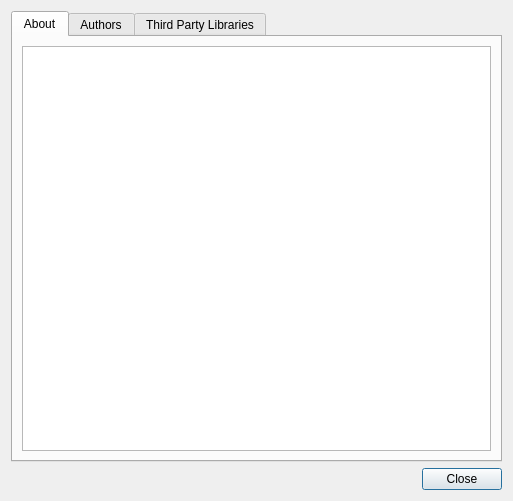
<?xml version="1.0" encoding="UTF-8"?>
<ui version="4.0">
 <class>AboutDialog</class>
 <widget class="QDialog" name="AboutDialog">
  <property name="geometry">
   <rect>
    <x>0</x>
    <y>0</y>
    <width>513</width>
    <height>501</height>
   </rect>
  </property>
  <property name="windowTitle">
   <string>About</string>
  </property>
  <layout class="QVBoxLayout" name="verticalLayout">
   <item>
    <widget class="QTabWidget" name="tabWidget">
     <property name="currentIndex">
      <number>0</number>
     </property>
     <widget class="QWidget" name="tab">
      <attribute name="title">
       <string>About</string>
      </attribute>
      <layout class="QVBoxLayout" name="verticalLayout_2">
       <item>
        <widget class="QTextBrowser" name="about"/>
       </item>
      </layout>
     </widget>
     <widget class="QWidget" name="tab_2">
      <attribute name="title">
       <string>Authors</string>
      </attribute>
      <layout class="QVBoxLayout" name="verticalLayout_3">
       <item>
        <widget class="QTextBrowser" name="authors"/>
       </item>
      </layout>
     </widget>
     <widget class="QWidget" name="tab_3">
      <attribute name="title">
       <string>Third Party Libraries</string>
      </attribute>
      <layout class="QHBoxLayout" name="horizontalLayout">
       <item>
        <widget class="QTextBrowser" name="thirdParty"/>
       </item>
      </layout>
     </widget>
    </widget>
   </item>
   <item>
    <widget class="QDialogButtonBox" name="buttonBox">
     <property name="orientation">
      <enum>Qt::Horizontal</enum>
     </property>
     <property name="standardButtons">
      <set>QDialogButtonBox::Close</set>
     </property>
    </widget>
   </item>
  </layout>
 </widget>
 <resources/>
 <connections>
  <connection>
   <sender>buttonBox</sender>
   <signal>accepted()</signal>
   <receiver>AboutDialog</receiver>
   <slot>accept()</slot>
   <hints>
    <hint type="sourcelabel">
     <x>248</x>
     <y>254</y>
    </hint>
    <hint type="destinationlabel">
     <x>157</x>
     <y>274</y>
    </hint>
   </hints>
  </connection>
  <connection>
   <sender>buttonBox</sender>
   <signal>rejected()</signal>
   <receiver>AboutDialog</receiver>
   <slot>reject()</slot>
   <hints>
    <hint type="sourcelabel">
     <x>316</x>
     <y>260</y>
    </hint>
    <hint type="destinationlabel">
     <x>286</x>
     <y>274</y>
    </hint>
   </hints>
  </connection>
 </connections>
</ui>
